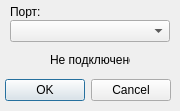
<?xml version="1.0" encoding="UTF-8"?>
<ui version="4.0">
 <class>DialogSelectConnection</class>
 <widget class="QDialog" name="DialogSelectConnection">
  <property name="geometry">
   <rect>
    <x>0</x>
    <y>0</y>
    <width>180</width>
    <height>111</height>
   </rect>
  </property>
  <property name="sizePolicy">
   <sizepolicy hsizetype="Fixed" vsizetype="Fixed">
    <horstretch>0</horstretch>
    <verstretch>0</verstretch>
   </sizepolicy>
  </property>
  <property name="windowTitle">
   <string>Dialog</string>
  </property>
  <widget class="QDialogButtonBox" name="buttonBox">
   <property name="geometry">
    <rect>
     <x>0</x>
     <y>70</y>
     <width>171</width>
     <height>41</height>
    </rect>
   </property>
   <property name="orientation">
    <enum>Qt::Horizontal</enum>
   </property>
   <property name="standardButtons">
    <set>QDialogButtonBox::Cancel|QDialogButtonBox::Ok</set>
   </property>
  </widget>
  <widget class="QLabel" name="lblPort">
   <property name="geometry">
    <rect>
     <x>10</x>
     <y>5</y>
     <width>46</width>
     <height>13</height>
    </rect>
   </property>
   <property name="text">
    <string>Порт:</string>
   </property>
  </widget>
  <widget class="QComboBox" name="cmbbxPort">
   <property name="geometry">
    <rect>
     <x>10</x>
     <y>20</y>
     <width>160</width>
     <height>22</height>
    </rect>
   </property>
  </widget>
  <widget class="QLabel" name="lblConn">
   <property name="geometry">
    <rect>
     <x>50</x>
     <y>50</y>
     <width>80</width>
     <height>20</height>
    </rect>
   </property>
   <property name="text">
    <string>Не подключено</string>
   </property>
  </widget>
 </widget>
 <resources/>
 <connections>
  <connection>
   <sender>buttonBox</sender>
   <signal>accepted()</signal>
   <receiver>DialogSelectConnection</receiver>
   <slot>accept()</slot>
   <hints>
    <hint type="sourcelabel">
     <x>248</x>
     <y>254</y>
    </hint>
    <hint type="destinationlabel">
     <x>157</x>
     <y>274</y>
    </hint>
   </hints>
  </connection>
  <connection>
   <sender>buttonBox</sender>
   <signal>rejected()</signal>
   <receiver>DialogSelectConnection</receiver>
   <slot>reject()</slot>
   <hints>
    <hint type="sourcelabel">
     <x>316</x>
     <y>260</y>
    </hint>
    <hint type="destinationlabel">
     <x>286</x>
     <y>274</y>
    </hint>
   </hints>
  </connection>
 </connections>
</ui>
